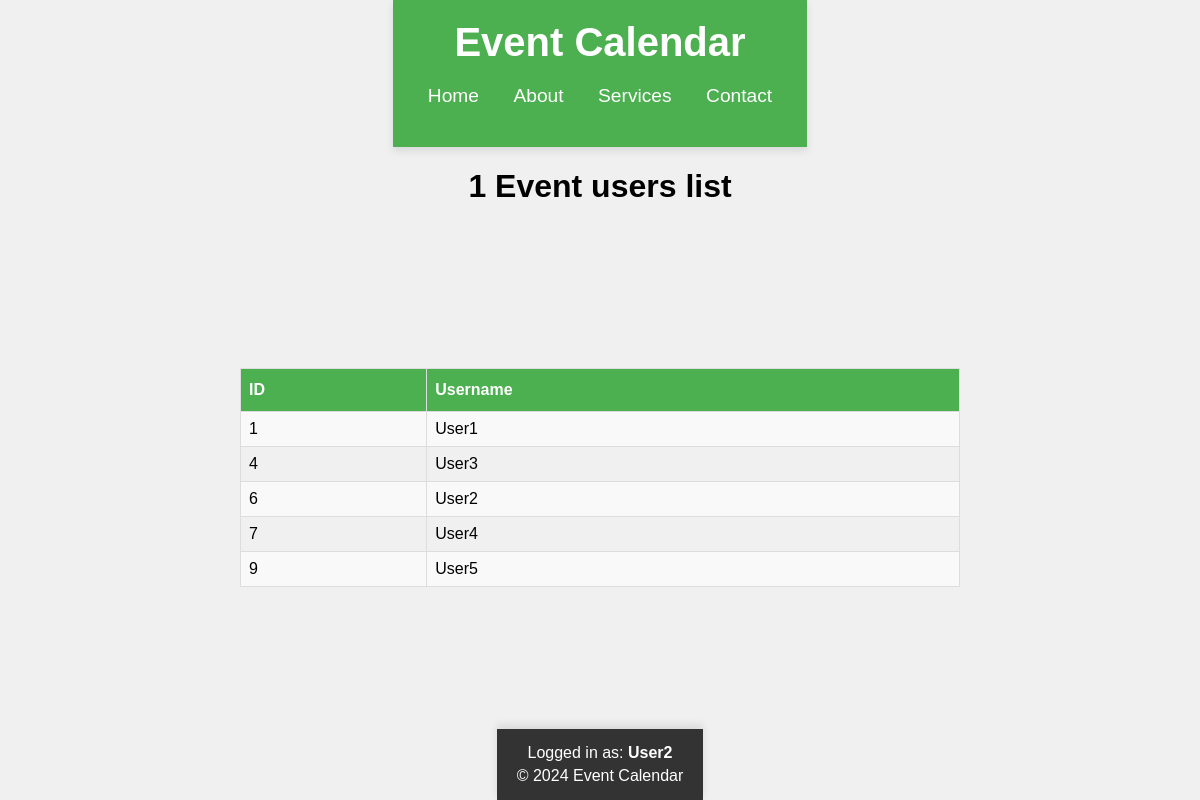
/events/1/users (signed in), run on the app's committed database.
### app/event/models.py (models this page shows)
class EventUser(db.Model):
    __tablename__ = 'event_user'
    id = db.Column(db.Integer, primary_key=True, nullable=False, autoincrement=True)
    user_id = db.Column(db.Integer, db.ForeignKey('user.id'), nullable=False)
    user = db.relationship('User')
    event_id = db.Column(db.Integer, db.ForeignKey('event.id'), nullable=False)
    event = db.relationship('Event')
    created_at = db.Column(db.Date, nullable=False)
    score = db.Column(db.Integer)

### app/user/models.py (models this page shows)
class User(db.Model):
    __tablename__ = 'user'
    id = db.Column(db.Integer, primary_key=True, nullable=False, autoincrement=True)
    first_name = db.Column(db.String(50), nullable=False)
    last_name = db.Column(db.String(50), nullable=False)
    username = db.Column(db.String(50), nullable=False)
    password = db.Column(db.String(50), nullable=False)

### app/main/views.py (the view)
    def wrapper(*args, **kwargs):
        if not session.get('username', None):
            return redirect(url_for('login_page'))
        return func(*args, **kwargs)

### app/event/views.py (called while the page is built)
@app.route('/events/<int:id>/users', methods=['GET', 'POST'])
@login_decorator
def event_users(id):
    if request.method == 'POST':
        form = EventUserForm()
        if form.validate():
            event_user = EventUser()
            form.populate_obj(event_user)
            db.session.add(event_user)
            db.session.commit()
            return redirect(f'/events/{id}/users')
        else:
            return form.errors
    else:
        event_users = EventUser.query.filter_by(event_id=id).all()
        return render_template('event/event_users.html', id=id,
                           username=session.get('username', 'Unknown'), event_users=event_users)

### app/main/views.py (called while the page is built)
def login_decorator(func):
    def wrapper(*args, **kwargs):
        if not session.get('username', None):
            return redirect(url_for('login_page'))
        return func(*args, **kwargs)
    wrapper.__name__ = func.__name__
    return wrapper

### templates/event/event_users.html
{% extends 'base.html' %}
{% block content %}
    <h1>{{ id }} Event users list</h1>
    <table>
        <tr>
            <th>ID</th>
            <th>Username</th>
        </tr>
        {% for event_user in event_users %}
            <tr>
                <td>{{ event_user.id }}</td>
                <td>{{ event_user.user.username }}</td>
            </tr>
        {% endfor %}
    </table>
{% endblock %}
{% block username %}
    {{ username }}
{% endblock %}

### templates/base.html (shortened to what this page needs)
<!DOCTYPE html>
<html lang="en">
<head>
    <link type="text/css" rel="stylesheet" href="{{ url_for('static', filename='styles.css') }}">
</head>
<body>
<header class="header">
    <h1>Event Calendar</h1>
    <nav class="nav">
        <a>Home</a>
        <a>About</a>
        <a>Services</a>
        <a>Contact</a>
    </nav>
</header>
{% block content %}{% endblock %}
<footer class="footer">
    <p>Logged in as: <span class="username">{% block username %}{% endblock %}</span></p>
    <p>&copy; 2024 Event Calendar</p>
</footer>
</body>
</html>

### static/styles.css (style rules this page uses)
body { margin: 0; padding: 0; display: flex; flex-direction: column; min-height: 100vh; justify-content: center; align-items: center; height: 100vh; font-family: Cambria, sans-serif; background-color: #f0f0f0; }
.header { background-color: #4CAF50; color: white; padding: 20px; text-align: center; box-shadow: 0 4px 8px rgba(0, 0, 0, 0.1); }
.header h1 { margin: 0; font-size: 2.5em; }
.nav { margin: 20px 0; }
.nav a { color: white; margin: 0 15px; text-decoration: none; font-size: 1.2em; }
.footer { background-color: #333; color: white; padding: 10px 20px; text-align: center; box-shadow: 0 -4px 8px rgba(0, 0, 0, 0.1); }
.footer p { margin: 5px 0; }
.footer .username { font-weight: bold; }
table { width: 60%; margin: auto; border-collapse: collapse; }
th, td { border: 1px solid #ddd; padding: 8px; }
th { background-color: #f2f2f2; }
tr:nth-child(even) { background-color: #f9f9f9; }
th { padding-top: 12px; padding-bottom: 12px; text-align: left; background-color: #4CAF50; color: white; }

### data on the page
EventUser: id "1", user.username "User1"
EventUser: id "4", user.username "User3"
EventUser: id "6", user.username "User2"
EventUser: id "7", user.username "User4"
EventUser: id "9", user.username "User5"

### other printed values
{{ id }} "1"
{{ username }} "User2"
